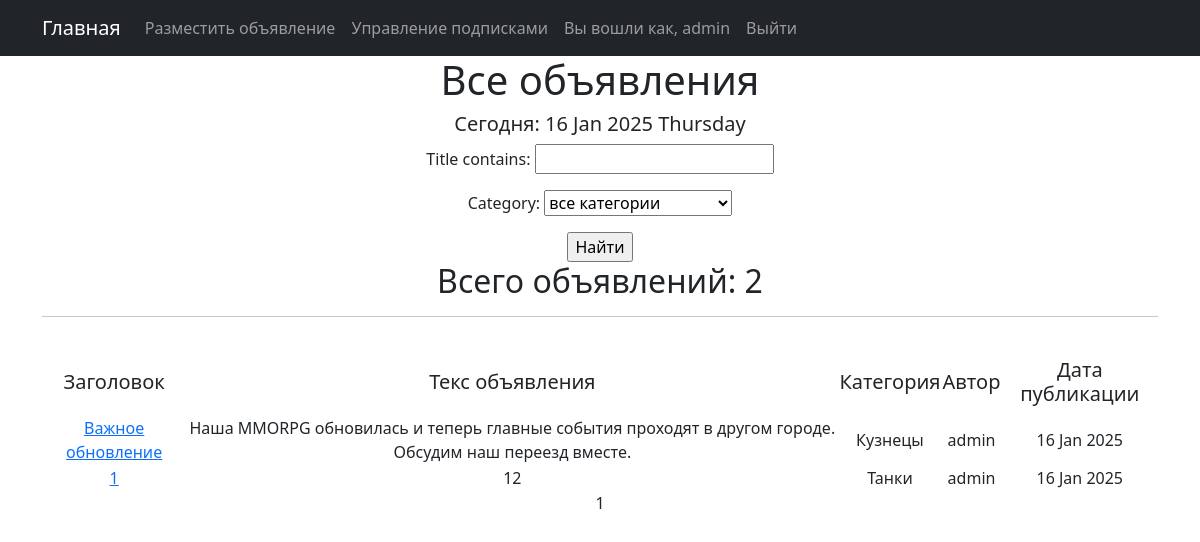
Page /articles/ (signed in) on the committed database.
### bulletin_board/models.py (models this page shows, shortened)
class User(AbstractUser):
    code = models.CharField(max_length=15, blank=True, null=True)

class Article(models.Model):
    author = models.ForeignKey(User, on_delete=models.CASCADE)
    article_time = models.DateTimeField(auto_now_add=True)
    title = models.CharField(max_length=120)
    text = models.TextField()
    category = models.ForeignKey(Category, max_length=25, on_delete=models.CASCADE)
    upload = models.FileField(upload_to='uploads/')

class Category(models.Model):
    TYPE = (
        ('tank', 'Танки'),
        ('heal', 'Хилы'),
        ('dd', 'ДД'),
        ('buyers', 'Торговцы'),
        ('gildemaster', 'Гилдмастеры'),
        ('quest', 'Квестгиверы'),
        ('smith', 'Кузнецы'),
        ('tanner', 'Кожевники'),
        ('potion', 'Зельевары'),
        ('spellmaster', 'Мастера заклинаний'),
    )
    name = models.CharField(max_length=30, choices=TYPE, unique=True)
    def __str__(self):
        return self.get_name_display()

### bulletin_board/views.py (the view)
# urls.py: path('', ArticleList.as_view(), name='article_list'),
class ArticleList(ListView):
    model = Article
    ordering = 'article_time'
    template_name = 'articles.html'
    context_object_name = 'articles'
    paginate_by = 3
    def get_queryset(self):
        queryset = super().get_queryset()
        self.filterset = ArticleFilter(self.request.GET, queryset)
        return self.filterset.qs
    def get_context_data(self, **kwargs):
        context = super().get_context_data(**kwargs)
        context['time_now'] = datetime.utcnow()
        context['filterset'] = self.filterset
        return context

### templates/articles.html (shortened to what this page needs)
{% extends 'flatpages/default.html' %}
{% block content %}
<h1>Все объявления</h1>
<h5> Сегодня: {{ time_now|date:'d M Y l' }} </h5>
   <form action="" method="get">
       {{ filterset.form.as_p }}
       <input type="submit" value="Найти" />
   </form>
   <h2>Всего объявлений: {{ articles|length }}</h2>
<hr>
   {% if articles %}
      <table border="0" width="100%">
         <tr>
            <td><h5>Заголовок</h5></td>
            <td><h5>Текс объявления</h5></td>
            <td><h5>Категория</h5></td>
            <td><h5>Автор</h5></td>
            <td><h5>Дата публикации</h5></td>
         </tr>
         {% for article in articles %}
         <tr>
            <td><a href="{% url 'article_detail' pk=article.id %}"> {{ article.title }} </a></td>
            <td>{{ article.text|truncatewords:20 }}</td>
            <td>{{ article.category }}</td>
            <td>{{ article.author }}</td>
            <td>{{ article.article_time|date:'d M Y' }}</td>
         </tr>
         {% endfor %}
         <br>
      </table>
   {% else %}
       <h2>Объявлений нет!</h2>
   {% endif %}
   {{ page_obj.number }}
{% endblock content %}

### templates/flatpages/default.html (shortened to what this page needs)
<!DOCTYPE html>
<html lang="en">
    <head>
        {% load static %}
        <link href="{% static 'css/styles.css' %}" rel="stylesheet" />
    </head>
    <body>
 <nav class="navbar navbar-expand-lg navbar-dark bg-dark static-top">
   <div class="container">
       <a class="navbar-brand" href="/articles">Главная</a>
       <div class="collapse navbar-collapse" id="navbarResponsive">
           <ul class="navbar-nav ml-auto">
               {% if user.is_active %}
               <li class="nav-item active">
                   <a class="nav-link" href="/articles/create">Разместить объявление</a>
               </li>
               <li class="nav-item active">
                   <a class="nav-link" href="/articles/subscriptions/">Управление подписками</a>
               </li>
                       <a class="nav-link">Вы вошли как, {{ user }}</a>
               <li class="nav-item active">
                   <a class="nav-link" href="/accounts/logout">Выйти</a>
               </li>
               {% endif %}}
           </ul>
       </div>
   </div>
</nav>
       <div class="container">
   <div class="row">
       <div class="col-lg-12 text-center">
           {% block content %}{% endblock content %}
       </div>
   </div>
</div>
    </body>
</html>

### rows in the picture
User: username "admin"
Article: title "Важное обновление", text "Наша MMORPG обновилась и теперь главные события проходят в другом городе. Обсудим наш переезд вместе.", category "Кузнецы", author "admin", article_time "16 Jan 2025"
Article: title "1", text "12", category "Танки", author "admin", article_time "16 Jan 2025"

### other values in the picture
{{ time_now|date:'d M Y l' }} "16 Jan 2025 Thursday"
{{ articles|length }} "2"
{{ page_obj.number }} "1"
